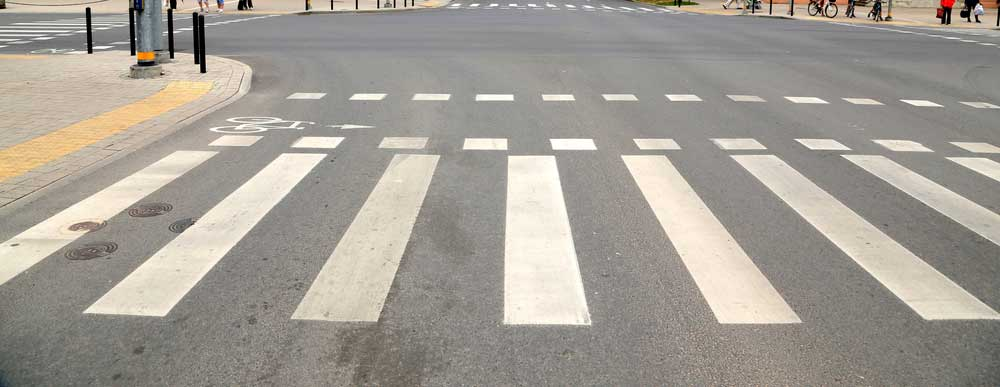
#> input picture Samples/image003.jpg, 1000 x 387 px
$ python main_2.py
#> lines starting #> are read from the running program, lines starting #| are printed output that depends on the picture; after the words box and inside, x2 and y2 are one past the last pixel; in counts of white or black regions, pixels touching at a corner belong together
### python/math_tools.py
import numpy as np
import math


def conv2(image, kernel):
    # Iterate through image
    output = np.zeros([image.shape[0] - 1, image.shape[1] - 1])
    empty_arr = np.zeros([2, 2])
    for row in range(image.shape[0] - 1):
        # Exit Convolution
        for col in range(image.shape[1] - 1):
            empty_arr = image[row:row + 2:1, col:col + 2:1]
            inner_product = empty_arr.ravel().dot(kernel.ravel())
            output[row, col] = inner_product
    return output


def atan2(a, b):
    output = np.zeros([a.shape[0], a.shape[1]])
    for row in range(a.shape[0]):
        for col in range(a.shape[1]):
            output[row, col] = math.atan2(a[row, col], b[row, col])
    return output


def sqrt(a, b):
    output = np.zeros([a.shape[0], a.shape[1]])
    for row in range(a.shape[0]):
        for col in range(a.shape[1]):
            output[row, col] = math.sqrt(a[row, col] ** 2 + b[row, col] ** 2)
    return output


def max_element(arr):
    lis = []
    for i in range(arr.shape[0]):
        lis.append(max(arr[i]))
    return max(lis)


# [30 lines left out: functions tri_area, line_intersection, dist, not called in this run]

### python/region_grow.py
import numpy as np
import math
import valid_pixel
import angle_diff


def region_grow(LLA, P, tau, status):
    """
    input:  LLA:            M*N     ---angles at each pixel
            seed pixel P:   2*1     ---pixel to grow from in rc space
            angle tau:      R       ---scalar heper-parameter
            status:         M*N     ---binary mask, used or not_used
    output: region:         2*Var   ---coordinate of pixels in this region
    rc space
    """
    used = 1
    not_used = 0
    M, N = LLA.shape
    region = np.zeros((2, 1), dtype=int)
    added = np.zeros((2, 1), dtype=int)
    region[:, 0] = P
    added[:, 0] = P
    r = P[0]
    c = P[1]
    status[r, c] = used
    theta_region = LLA[r, c]
    Sx = math.cos(theta_region)
    Sy = math.sin(theta_region)

    # eight neighbor pixels are used as offset
    offset = np.array([[-1, -1, -1, 0, 0, 1, 1, 1],
                       [-1,  0, 1, -1, 1, -1, 0, 1]])
    """
        what's offset?
        * * *
        * P *
        * * *
    """
    # BFS for region grow
    has_new_pixel = 1
    while has_new_pixel:
        has_new_pixel = 0
        new_added = np.zeros((2, 1), dtype=int)
        for i in range(len(added[0, :])):
            # has_new_pixel = 0
            pixel = added[:, i]
            for j in range(len(offset[0, :])):
                neighbor = np.array([pixel + offset[:, j]]).T
                if valid_pixel.valid_pixel(neighbor, M, N) and status[int(neighbor[0]), int(neighbor[1])] == not_used:
                    if angle_diff.angle_diff(theta_region, LLA[int(neighbor[0]), int(neighbor[1])]) < tau:
                        # add a new column to region
                        # no issue in angle_diff
                        # the issue is that the size of each region is too small
                        """:cvar
                            neighbor: shape---(2, 1)
                            region:   shape---(2, ...)
                        """
                        # region = np.append(region, neighbor[:, None], axis=1)
                        region = np.concatenate((region, neighbor), axis=1)
                        status[int(neighbor[0]), int(neighbor[1])] = used
                        Sx = Sx + math.cos(LLA[int(neighbor[0]), int(neighbor[1])])
                        Sy = Sy + math.sin(LLA[int(neighbor[0]), int(neighbor[1])])
                        theta_region = math.atan2(Sy, Sx)

                        if len(new_added[0, :]) == 1:
                            new_added = neighbor
                            has_new_pixel = 1
        added = new_added
        """
                        new_added = np.concatenate((new_added, neighbor), axis=1)
                        has_new_pixel = 1
        new_added = np.delete(new_added, 0, axis=1)
        added = np.zeros((2, 1), dtype=int)
        added = np.delete(np.concatenate((added, new_added), axis=1), 0, axis=1)
        """
    return region, status

### python/valid_pixel.py
def valid_pixel(p, m, n):
    # check whether pixel = img[r, c] is a valid pixel
    rst = 1
    r = int(p[0])
    c = int(p[1])
    if r < 0 or c < 0 or r > m-1 or c > n-1:
        rst = 0
    return rst

### python/angle_diff.py
import math


def angle_diff(t1, t2):
    """:cvar
        input: two angles t1 and t2 in [-pi, pi]
        output: smallest difference to rotate one to match the other
    """
    diff = abs(t1 - t2)
    if diff > math.pi:
        diff = 2*math.pi - diff
    return diff

### python/rectangle_self.py
import numpy as np
import math


def rectangle_self(region, G, im):
    """
    :param region:  2 * i 2-D array, 1st line---row#, 2nd line---column#
    :param G:
    :param im:
                    2*N each column as a pixel in the region
    :return:        rect_center 2*1 coordinate
                    rect_angle 2*1 eigenvector of the structure tensor
                    W: Width of the rectangle
                    L: Length of the rectangle
    """
    M, N = G.shape
    cx = 0
    cy = 0
    norm_term = 0
    for i in range(len(region[0, :])):
        r = region[0, i]
        c = region[1, i]
        x = c
        y = M - r - 1
        cx = cx + G[r, c]*x
        cy = cy + G[r, c]*y
        norm_term = norm_term + G[r, c]
    cx = cx / norm_term
    cy = cy / norm_term
    rect_center = np.array([[cx], [cy]])
    mxx = 0
    mxy = 0
    myy = 0
    for i in range(len(region[0, :])):
        r = region[0, i]
        c = region[1, i]
        x = c
        y = M - r - 1
        mxx = mxx + G[r, c] * ((x - cx)**2)
        mxy = mxy + G[r, c] * (x - cx) * (y - cy)
        myy = myy + G[r, c] * ((y - cy)**2)
    Matrix = np.array([[mxx, mxy], [mxy, myy]])
    Matrix = Matrix / norm_term
    # calculate eigenvectors
    w, V = np.linalg.eig(Matrix)
    if w[1] > w[0]:
        v = V[:, 0]
    else:
        v = V[:, 1]
    rect_angle = math.atan2(v[1], v[0])

    # normal vector
    n = np.array([[math.cos(rect_angle)], [math.sin(rect_angle)]])
    n_perp = np.dot(np.array([[0, 1], [-1, 0]]), n)
    pos_W_max = 0
    neg_W_max = 0
    pos_L_max = 0
    neg_L_max = 0
    for i in range(len(region[0, :])):
        r = region[0, i]
        c = region[1, i]
        x = c
        y = M - r - 1
        dw = np.dot((np.array([[x], [y]]) - rect_center).T, n)
        dl = np.dot((np.array([[x], [y]]) - rect_center).T, n_perp)
        if dw > pos_W_max:
            pos_W_max = dw
        elif dw < neg_W_max:
            neg_W_max = dw
        if dl > pos_L_max:
            pos_L_max = dl
        elif dl < neg_L_max:
            neg_L_max = dl

    W = np.maximum(pos_W_max, -neg_W_max) * 2
    L = np.maximum(pos_L_max, -neg_L_max) * 2

    return rect_center, rect_angle, W, L

### python/main_2.py
import cv2 as cv
import numpy as np
import math_tools as mt
import math
import region_grow
import rectangle_self
import polarity
import line_sim
import proximity
from PIL import Image
import matplotlib.pyplot as plt
from scipy.cluster.vq import vq, kmeans, whiten
from sklearn.cluster import KMeans
from skimage.transform import hough_line, hough_line_peaks
from skimage.feature import canny
from skimage import data


# Python Imaging Library


def main():
    # Hyper-parameters
    M = 300
    N = 400

    print("zebra-crossing detection algorithm")
    filename = '../Samples/image003.jpg'
    img = cv.imread(filename)
#> img is the input picture: shape (387, 1000, 3); mean B, G, R 149, 157.8, 163.2
    gray = cv.cvtColor(img, cv.COLOR_BGR2GRAY)
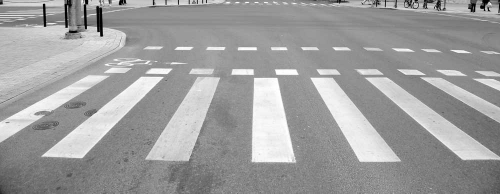
#> gray: shape (387, 1000) (shown at 1/2 size); min 0, max 255, mean 158.4
    # white pixel == 255
    # black pixel == 0
    img = cv.resize(gray, (N, M))
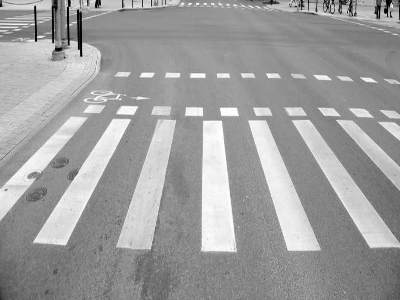
#> img: shape (300, 400); min 0, max 255, mean 158.2
    # np.savetxt('gray_img.txt', img, fmt='%d')
    imm = img
    img = 255 - img
    # cv.imshow("img", img)
    # cv.waitKey(0)

    """
    1st step: GaussianBlur
    Filter the image with a Gaussian filter with standard deviation of 0.6/0.8
    Therefore, a Gaussian kernel is used.
    It's done with the function cv2.GaussianBlur()
    """
    img_blur = cv.GaussianBlur(img, sigmaX=0.6 / 0.8, sigmaY=0.6 / 0.8, ksize=(3, 3))
    cv.addWeighted(img_blur, 1.5, img, -0.5, 0, img)

    # Visualization1: Preprocessed image
    cv.imshow("img", imm)
    cv.waitKey(0)

    """
    2nd step: Compute Gradient
    """
    [w, h] = img.shape
    # w=image width, h=image height
    zero_padded_img = np.zeros((w + 1, h + 1))
    for x in range(img.shape[0]):
        for y in range(img.shape[1]):
            zero_padded_img[x, y] = img[x, y]
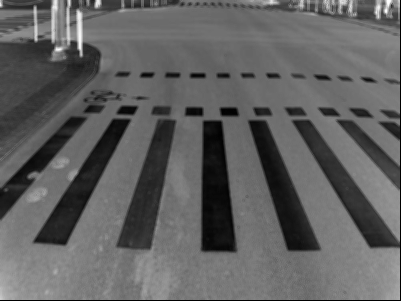
#> zero_padded_img: shape (301, 401) float64; min 0, max 254, mean 96.2
    # zero_padded_img[:w, :h] = img

    x_kernel = np.array([[1, -1], [1, -1]])
    y_kernel = np.array([[1, 1], [-1, -1]])

    gx = mt.conv2(zero_padded_img, x_kernel) / 2
    gy = mt.conv2(zero_padded_img, y_kernel) / 2
#> after the loop in conv2 (call 2), `for row in range(image.shape[0] - 1):`:
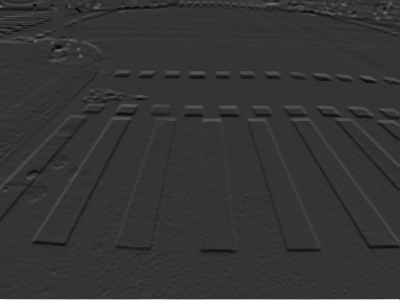
#> output: shape (300, 400) float64; min -104, max 401, mean 0.7; drawn with min black and max white
    # [6 lines of commented-out code are left out]
    """
    the second method to calculate 2d convolution
    by using cv2.sobel
    *******************************************
    gx_64f = cv.Sobel(img, cv.CV_64F, 1, 0, ksize=-1)
    abs_gx_64f = np.absolute(gx_64f)
    gx = np.uint8(abs_gx_64f)
    cv.imshow("imgsobel", gx)
    cv.waitKey(0)

    gy_64f = cv.Sobel(img, cv.CV_64F, 0, 1, ksize=-1)
    abs_gy_64f = np.absolute(gy_64f)
    gy = np.uint8(abs_gy_64f)
    """

    # [10 lines of commented-out code are left out]

    angle = mt.atan2(-gy, gx)
#> after the loop in atan2, `for row in range(a.shape[0]):`:
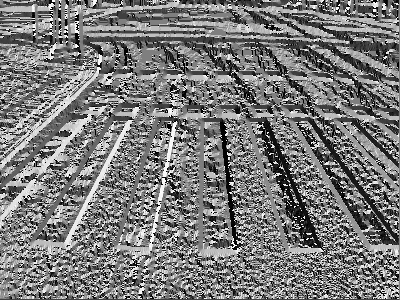
#> output: shape (300, 400) float64; min -3.14, max 3.13, mean -0.13; drawn with min black and max white
    # atan2 allows us to calculate the arctangent of all four quadrants
    G = mt.sqrt(gx, gy)
#> after the loop in sqrt, `for row in range(a.shape[0]):`:
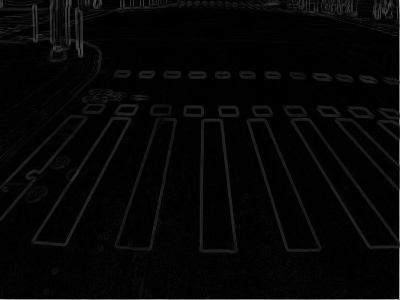
#> output: shape (300, 400) float64; min 0, max 202.5, mean 6

    """
    3rd step: Sort Gradient
    """
    tau = math.pi / 8
    q = 2
    threshold = q / math.sin(tau)
    max_gradient = mt.max_element(G)
#> after the loop in max_element, `for i in range(arr.shape[0]):`: lis = 300 values, max 202.5 at index 0, min 34.79 at index 132, mean 123.5
#> max_gradient = 202.5

    # 1024 bins [2, n, 1024]
    bins = np.zeros((1024, 2, 10240), dtype=int)
    bin_ends = np.ones((1024, 1), dtype=int)
    bin_centers = np.arange(max_gradient, 0, -max_gradient / 1024)

    for c in range(1, N - 1):
        for r in range(1, M - 1):
            if G[r, c] > threshold:
                dist = abs(bin_centers - G[r, c])
                # print(dist)
                # idx = dist.index(min(dist))
                # using np.where
                idx = np.where(dist == dist.min())
                # print(idx)
                bins[idx, :, bin_ends[idx]] = np.array([r, c]).T
                bin_ends[idx] = bin_ends[idx] + 1
#> after the loop, bin_ends = 1024 values, max 1619 at index 995, min 1 at index 0, mean 25.13
    # print(type(bin_ends[1, 0]))

    """
    experiment1: generate gradient plot
    """
    """
    for r in range(150, M-20):
        c = np.linspace(0, N-1, N, dtype=int)
        # print(c)
        fig = plt.figure()
        plt.plot(c, G[r, c])
        path = '../data/gradient_plot/' + str(r) + '.png'
        plt.savefig(path)
    """

    # [5 lines of commented-out code are left out]
    """
    for r in range(M):
        edge = []
        for c in range(N-1):
            if G[r, c] + 20 < G[r, c+1]:
                edge.append(c)
        print(edge)
    """
    """
    4th step: Region Grow
    """
    # output for next step
    output_regions = {}
    output_rectangles = {}

    count = 0
    # parameter
    tau = math.pi / 8

    # constants
    used = 1
    not_used = 0

    status = np.ones((M, N), dtype=int)
    for c in range(1, N):
        # print(c)
        for r in range(1, M):
            # condition to judge a point in x or y direction line segment
            if G[r, c] > threshold and abs(gx[r, c]) > 0:
                status[r, c] = 0  # everything is good here
                # print(1)

    # which bin is active, starting from 0
    # itr = 0

    # visualization 1: show original img as background

    for itr in range(1024):
        for i in range(int(bin_ends[itr, 0])):  # everything is good here
            # print(1)
            pixel = bins[itr, :, i]
            # print(pixel.shape)
            r = pixel[0]
            c = pixel[1]
            if status[r, c] == not_used:
                region, status = region_grow.region_grow(angle, pixel, tau, status)  # everything is good here
                # print(len(region[0, :]))
                if len(region[0, :]) < 20:
                    continue
                rect_center, rect_angle, W, L = rectangle_self.rectangle_self(region, G, img)
                # print(rect_center.shape) 2 * 1(r * c)
                # print(len(region[0, :]))
                """
                which pattern of lines are selected can be defined here:
                rect_angle(pseudo rect_angle) + pi/2 = the true rect_angle
                remove all line segments whose slope less than pi/4
                """
                if abs(abs(rect_angle) - math.pi / 2) < math.pi / 8:
                    continue
                """
                print all pseudo rect_angle
                """
                # print(rect_angle)
                output_regions[count] = region
                output_rectangles[count] = np.concatenate((rect_center, np.array([[rect_angle], [W], [L]])), axis=0)
                # print(1)
                count = count + 1
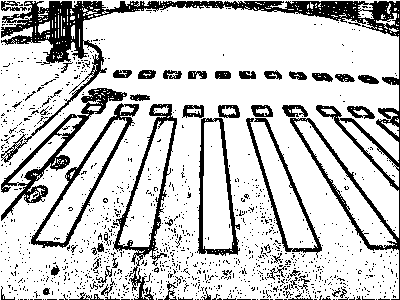
#> status: shape (300, 400) int64; values 0 (black) and 1 (white), 79.6% white; 1198 black regions (1138 under 20 px), largest, box (x1, y1, x2, y2) and area: (1, 1, 400, 300) 9651, (1, 88, 127, 221) 2171, (113, 104, 177, 300) 1932
#> after the loop, L = [10.43]; W = [4.26]; count = 0; output_rectangles = 0 items; output_regions = 1 item; rect_angle = 2.81; rect_center = [388.5, 292]
                # print('count=', count)
        # print(bin_ends[itr][0])
        # print(type(bin_ends[itr]))
    """
    5th step: Group line segments
    this step is to create line segments
    [rho, theta, xmin, xmax, polarity]
    theta in region [0, pi]
    """
    segment_functions = {}
    for i in range(count):
        p0 = np.array([output_rectangles[i][0], output_rectangles[i][1]])
        n_angle = output_rectangles[i][2]
        # print(angle.shape)
        L = output_rectangles[i][4]
        n = np.array([[math.cos(n_angle)], [math.sin(n_angle)]])
        # print(n.shape)
        # print(p0.shape)
        rho = np.dot((p0 - np.array([[0], [0]])).T, n)
        # print(rho.shape)
        if rho > 0:
            theta = n_angle
        else:
            theta = n_angle + math.pi
            rho = -rho

        # xmin = p0[0] - abs(L/2 * math.sin(theta))
        # xmax = p0[0] + abs(L/2 * math.sin(theta))
        polar = polarity.polarity(output_regions[i], gx)
        rho = rho[0, 0]
        theta = theta[0]
        ymin = p0[1] - abs(L / 2 * math.cos(theta))
        ymin = ymin[0][0, 0]
        # print(type(ymin))
        ymax = p0[1] + abs(L / 2 * math.cos(theta))
        ymax = ymax[0][0, 0]
        segment_functions[i] = np.array([[rho], [theta], [ymin], [ymax], [polar]])
        # Visualization2: plot line segments detected
        # x = np.arange(xmin, xmax + 0.1, 0.1)
        # y = (rho[0, 0] - x * math.cos(theta)) / math.sin(theta)
        # print(y)
        y = np.arange(ymin, ymax + 0.1, 0.1)
        x = (rho - y * math.sin(theta)) / math.cos(theta)
        y_axis = 300 - y  # this instruction is to make two layers match with each
        x_axis = x
        plt.plot(x_axis, y_axis, 'r', lw=1)
    implot = plt.imshow(imm)
    plt.show()

    # Hyper parameters
    eps_theta = math.pi / 32
    eps_rho_base = 5
    eps_dist = 0.1

    segment_usage = np.zeros((count, 1), dtype=int)
    # combinations is a 'list' of arrays
    combinations = {}
    k = 0

    ydiff = np.zeros((len(segment_functions), 1), dtype=int)
    for i in range(len(segment_functions)):
        ydiff[i] = segment_functions[i][3, 0] - segment_functions[i][2, 0]

    sort_index = ydiff.argsort(axis=0)
    # seed = {}

    for ii in range(count):
        # i.shape = np.ndarray
        i = int(sort_index[ii])
        # print(i)
        if segment_usage[i] == used:
            continue
        # seed[i] = segment_functions[i]
        # wait_arr = np.zeros((6, 1), dtype=int)
        wait_arr = np.concatenate((segment_functions[i], np.array([[i]])), axis=0)

        segment_usage[i] = used
        for jj in range(ii + 1, count):
            j = int(sort_index[jj])
            if segment_usage[j] == used:
                continue
            # if line_sim == 1, then two segments will be combined together
            if line_sim.line_sim(segment_functions[i], segment_functions[j], eps_theta, eps_dist) == 1:
                # if seg1 & seg2 belong to the same segment, then they will be combined together
                wait_arr = np.concatenate((wait_arr, np.concatenate((segment_functions[j],
                                                                     np.array([[j]])), axis=0)), axis=1)
                segment_usage[j] = used
        # print(type(segment_functions[1]))
        # print(segment_functions[1].shape)
        """
            wait_arr ---    belong to the same segmentation
            cur_comb ---    ndarray type
            cur_ymax ---    int, float...not sure, not ndarray
        """
        idx = np.argsort(wait_arr.T[:, 2])
        wait_arr = wait_arr.T[idx].T
        # print(wait_arr.shape)
        wait_arr_size = wait_arr.shape[1]
        cur_ymax = 0
        tolerance = 10
        cur_comb = np.array([[wait_arr[5, 0]]])
        cur_ymax = wait_arr[3, 0]
        for j in range(1, wait_arr_size):
            if cur_ymax + tolerance > wait_arr[2, j]:
                cur_comb = np.concatenate((cur_comb, np.array([[wait_arr[5, j]]])), axis=1)
                cur_ymax = wait_arr[3, j]
            else:
                # combinations[k] = np.concatenate((combinations, cur_comb), axis=1)
                combinations[k] = cur_comb
                k = k + 1
                # reset cur_comb
                cur_comb = np.array([[wait_arr[5, j]]])
                cur_ymax = wait_arr[3, j]
        # combinations[k] = np.concatenate((combinations, cur_comb), axis=1)
        combinations[k] = cur_comb
        k = k + 1

    # Combine some segmentations
    # Hyper-parameter
    # Use simple averaging method, ez to optimize the accuracy
    G_thresh = threshold * 3
    p_num = 0
    n_num = 0
    pos_segments = {}
    neg_segments = {}
    for i in range(len(combinations)):
        # print(i)
        polar = segment_functions[combinations[i][0, 0]][4, 0]
        ymin = segment_functions[combinations[i][0, 0]][2, 0]
        # print(ymin)
        ymax = segment_functions[combinations[i][0, 0]][3, 0]
        rho = segment_functions[combinations[i][0, 0]][0, 0]
        # print(rho)
        theta = segment_functions[combinations[i][0, 0]][1, 0]
        # print(theta)
        y_beg = ymin
        x_beg = (rho - y_beg * math.sin(theta)) / math.cos(theta)
        y_end = y_beg
        x_end = x_beg
        for j in range(len(combinations[i])):
            idx = combinations[i][0, j]
            new_y_min = segment_functions[idx][2, 0]
            new_y_max = segment_functions[idx][3, 0]
            if new_y_min < ymin:
                ymin = new_y_min
            if new_y_max > ymax:
                ymax = new_y_max
            rho = segment_functions[idx][0, 0]
            theta = segment_functions[idx][1, 0]
            y_temp = new_y_max
            if new_y_max > y_end:
                x_end = (rho - y_temp * math.sin(theta)) / math.cos(theta)
                y_end = new_y_max

        theta = math.atan((x_beg - x_end)/(y_end - y_beg))
        rho = x_beg * math.cos(theta) + y_beg * math.sin(theta)

        if polar > 0:
            pos_segments[p_num] = np.array([[rho], [theta], [ymin], [ymax], [polar]])
            p_num = p_num + 1
        else:
            neg_segments[n_num] = np.array([[rho], [theta], [ymin], [ymax], [polar]])
            n_num = n_num + 1

        y = np.arange(ymin, ymax + 0.1, 0.1)
        x = (rho - y * math.sin(theta)) / math.cos(theta)
        # print(rho.shape)
        """visualization 3: plot the grouped line segments with polariry
            if polar > 0
                plot sth
            else:
                plot sth else
        """
        y_axis = 300 - y
        x_axis = x
        if polar > 0:
            plt.plot(x_axis, y_axis, 'b', lw=1)
        else:
            plt.plot(x_axis, y_axis, 'r', lw=1)
    implot = plt.imshow(imm)
    plt.show()
    """
    6th step:
    Matching Line Segments
    """
    K1 = len(pos_segments)
    # debug result: len(pos_segments)=11
    # print(len(pos_segments))
    K2 = len(neg_segments)
    # debug result: len(neg_segments)=11
    # print(K2)
    score_matrix = np.zeros((K1, K2))

    for i in range(K2):
        for j in range(K1):
            score = proximity.proximity(pos_segments[j], neg_segments[i])
            # pos_segments[j] = pos_segments[j]
        # neg_segments[i] = neg_segments[i]

    """
    7th step:
    Construct stripelets using matched line segments
    """


    """
    8th step:
    Compute connectivity of the stripelets
    """


    """
    9th step:
    Compute envelope
    """

    """
    10th step:
    Compute unary potential and binary potential
    """

    """
    11th step:
    Belief propatation, message update
    """

if __name__ == "__main__":
#> (the run stopped early here; a loop or call above may not have finished)
